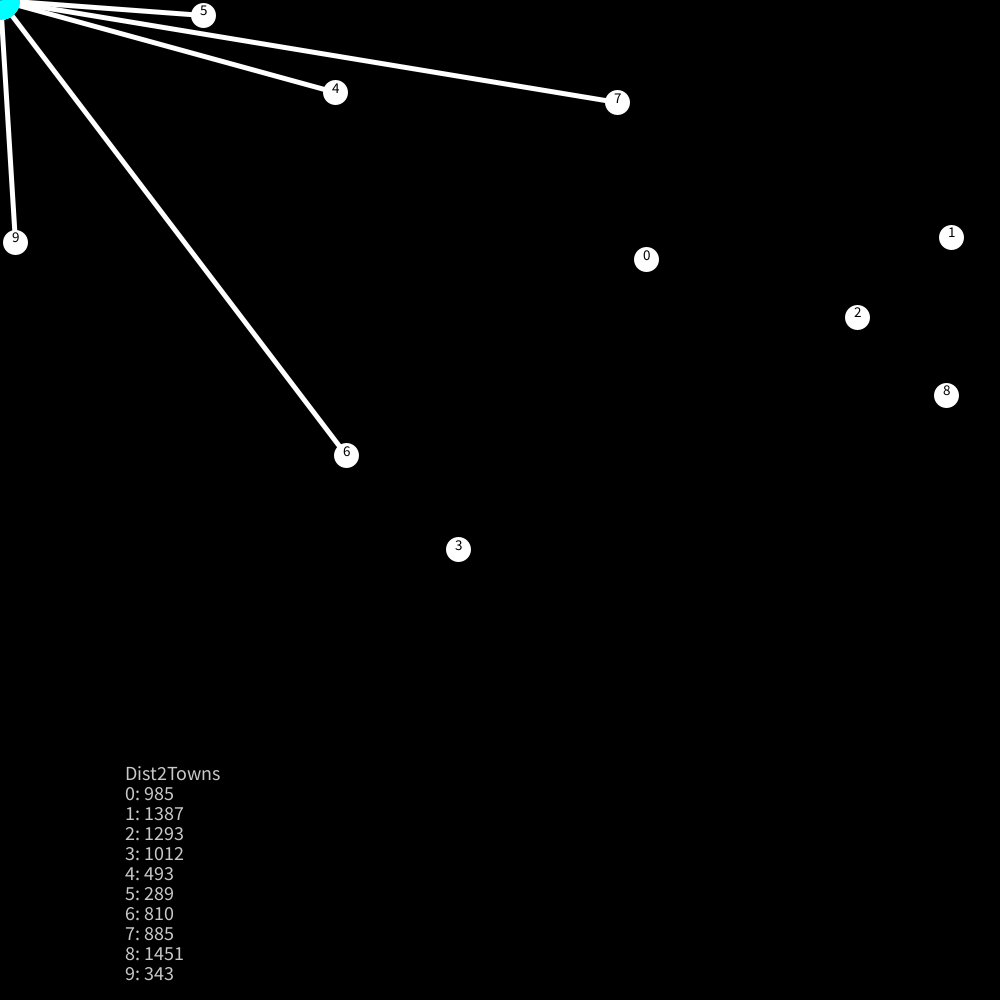
Frame 1 (no input)
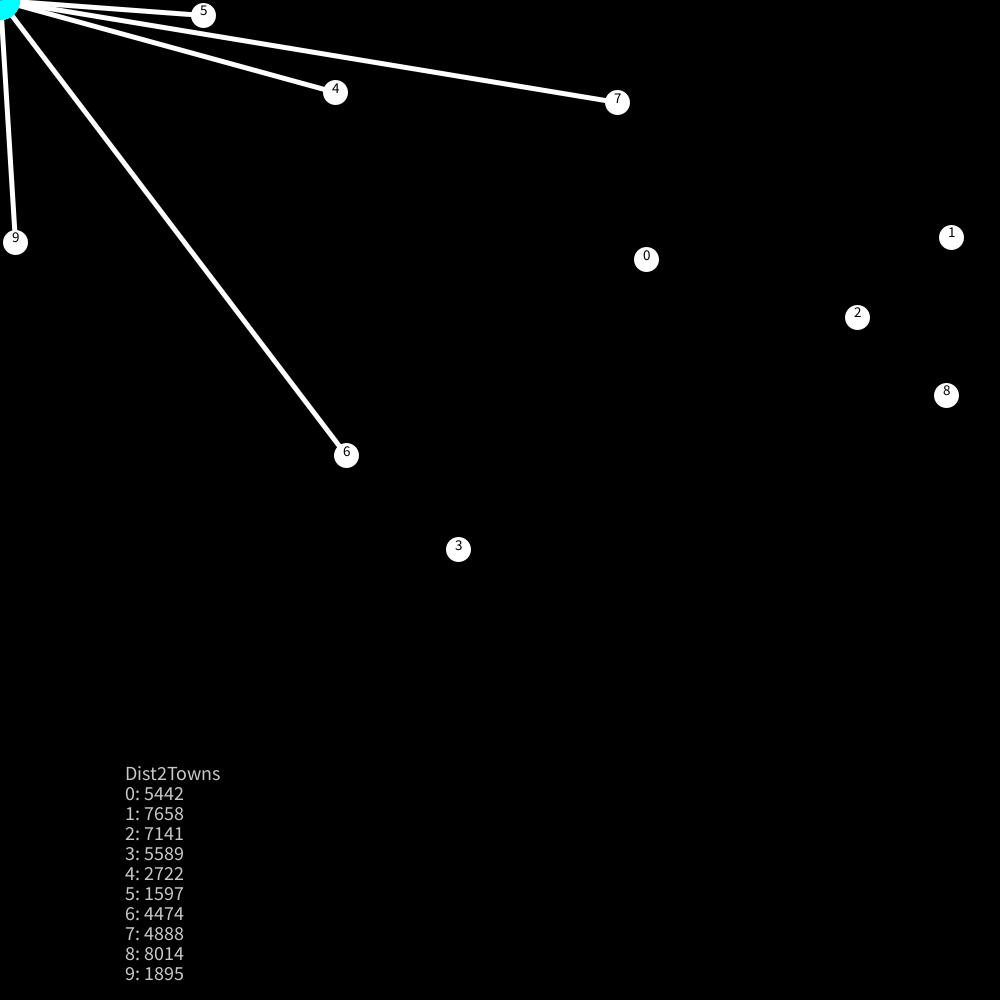
Frame 60 (the mouse pressed at the canvas centre just before this capture)
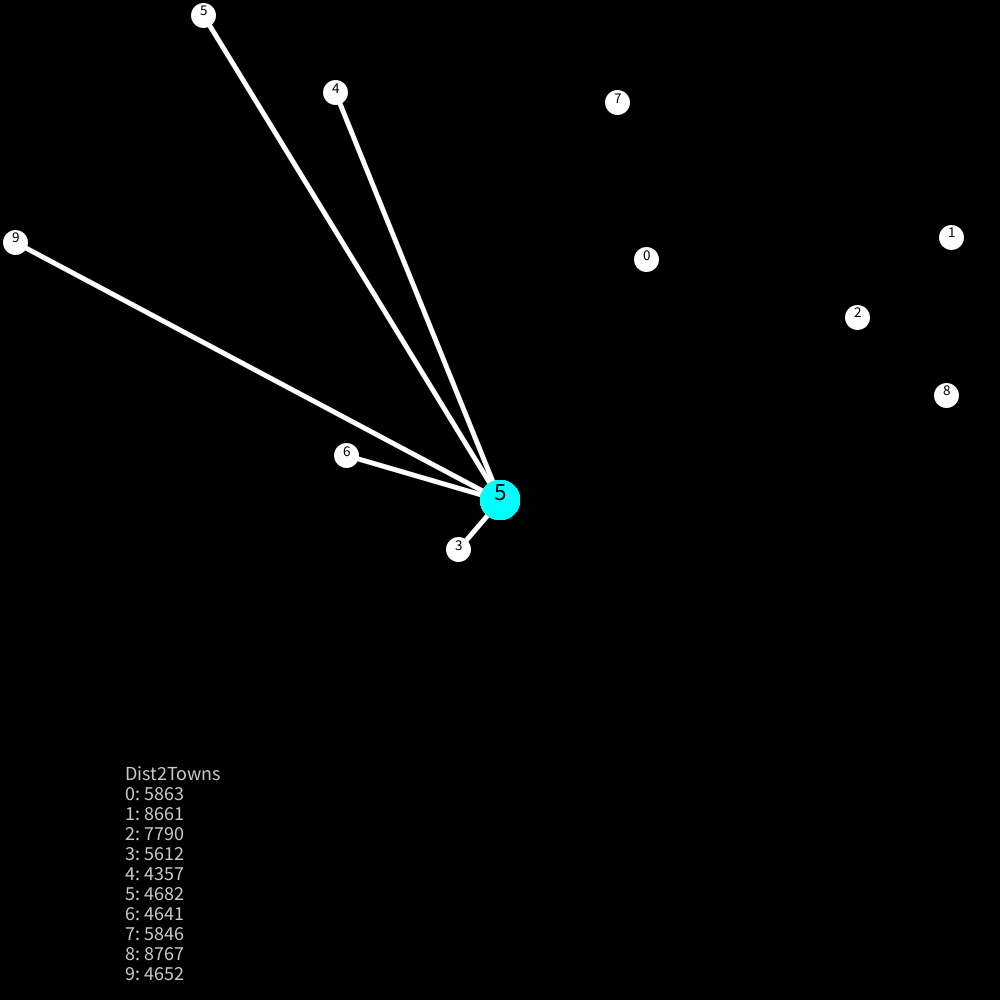
Frame 120 (the mouse held since frame 60 and released just before this capture)

The Processing sketch that drew these frames (run headless with seeded random() and noise(); from frame 60 on, the mouse is pressed at the canvas centre):

// Processing sketch: RezoningVisualisation
// ── RezoningVisualisation.pde
/*
Takes a bunch of nodes and finds the closest n distances
 Nodes are based on longitude and latitude mapped to the workspace
 Left and Right Click increase and decrease the number of towns from the mouse
 Tab cycles to a different zone (with a different colour)
 Also adds a readout
 */


PVector[] towns;

int townCount = 10;
int townSize = 20;
int nearestNTowns = 5;
float[] distances;
int infoTextSize = 20;
int infoStartY;

void setup() {
  size(1000, 1000);
  towns = new PVector[townCount];
  initTowns();
  infoStartY = height - (townCount + 1)*infoTextSize;
  updateDistances();
}

void draw() {
  background(0);
  for (int i = 0; i < towns.length; i++) {
    PVector town = towns[i];
    fill(255);
    stroke(255);
    strokeWeight(5);

    // draw the town
    ellipse(town.x, town.y, townSize, townSize);

    int townIndex = findIndex(distances, town.z);
    // draw the connections
    if (townIndex < nearestNTowns && townIndex > -1) {
      // if the distance found and if it's in the first nearestNTowns position in the distances list
      line(mouseX, mouseY, town.x, town.y);
    }

    // draw the town labels
    textAlign(CENTER);
    fill(0);
    textSize(15);
    text(str(i), town.x, town.y); // number the towns

    // draw the hub
    fill(0, 255, 255);
    noStroke();
    ellipse(mouseX, mouseY, townSize*2, townSize*2);
    fill(0);

    // draw the number of closest towns
    textSize(25);
    textAlign(CENTER);
    text(str(nearestNTowns), mouseX, mouseY);
  }
  updateDistances();
}

void drawScreenInfo() {
  fill(255, 200);
  textSize(infoTextSize);
  textAlign(LEFT);
  text("Dist2Towns", width/8, infoStartY);
  // write them to screen
  for (int i = 0; i < distances.length; i++) {
    text(str(i) + ": " +str(round(distances[i])), width/8, infoStartY + (i+1)*infoTextSize);
  }
}

void mouseClicked() {
  // increment or decrement towns, limited to towns
  if ((mouseButton == LEFT) && nearestNTowns < towns.length) {
    nearestNTowns += 1;
  } else if ((mouseButton == RIGHT) && nearestNTowns > 1) {
    nearestNTowns -= 1;
  }
}



void initTowns() {
  for (int i = 0; i < towns.length; i ++) {
    towns[i] = new PVector(random(width), random(height), 0);
  }
}

void updateDistances() {
  // overwrite distances
  distances = new float[townCount];

  PVector mousePos = new PVector(mouseX, mouseY);

  //record distances
  for (int i = 0; i < towns.length; i ++) {
    float dist = towns[i].dist(mousePos); // find the distance to the mouse
    towns[i].z = dist; // set the z to distance of the mouse;
    distances[i] = dist; // add it to the distance list
  }
  drawScreenInfo(); // display BEFORE sorting
  distances = sort(distances); // sort them and overwrite distances
}

int findIndex(float[] d, float search) {
  // returns
  for (int i = 0; i < d.length; i++) {
    if (search == d[i]) {
      return i;
    }
  }
  return -1;
}
